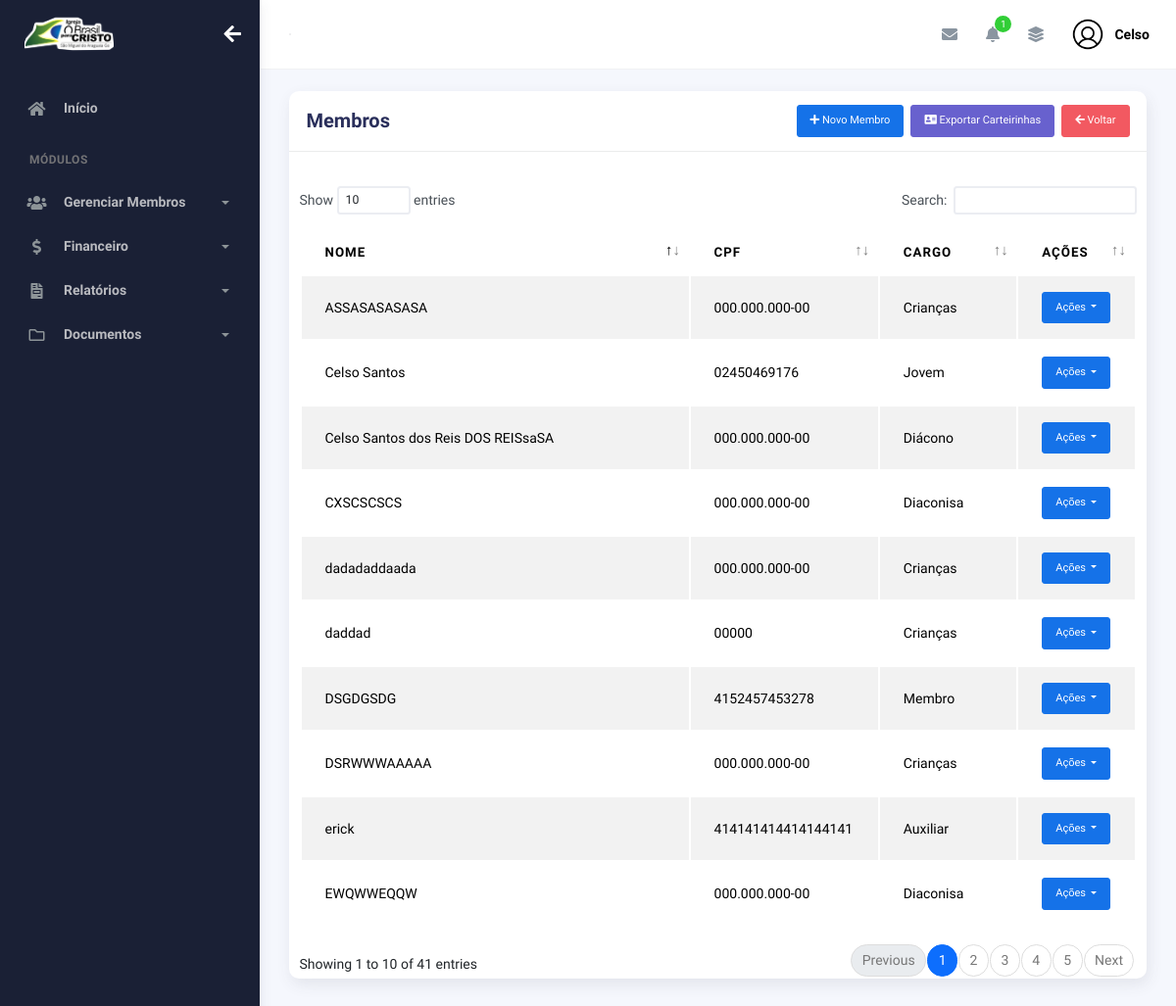
Page /index/membros/ (signed in) on the committed database.
### plataformaigreja/models.py (models this page shows, shortened)
class Membros(models.Model):
    choices_sexo = (('F', 'Feminino'),
                    ('M', 'Masculino'))
    choices_cargo = (('A', 'Auxiliar'),
                     ('C', 'Congregado'),
                     ('Cr', 'Crianças'),
                     ('Da', 'Diaconisa'),
                     ('D', 'Diácono'),
                     ('E', 'Evangelista'),
                     ('J', 'Jovem'),
                     ('Mb', 'Membro'),
                     ('Mi', 'Missionário(a)'),
                     ('Pr', 'Pastor'),
                     ('P', 'Presbítero'))
    nome = models.CharField(max_length=50)
    sexo = models.CharField(max_length=1, choices=choices_sexo)
    cpf = models.CharField(max_length=20, blank=True, null=True)
    email = models.EmailField(blank=True, null=True)
    telefone = models.CharField(max_length=19, blank=True, null=True)
    endereco = models.CharField(max_length=100, blank=True, null=True)
    foto = models.ImageField(upload_to="img_membros", null=True, blank=True)
    data_nascimento = models.DateField(null=True, blank=True)
    data_batismo = models.DateField(null=True, blank=True)
    cargo = models.CharField(max_length=2, choices=choices_cargo)
    pastor = models.ForeignKey(
        User,
        on_delete=models.CASCADE
    )
    nome_igreja = models.ForeignKey('igreja.Igreja', on_delete=models.CASCADE, null=True, blank=True)
    ativo = models.BooleanField(default=True)

### plataformaigreja/views.py (the view, shortened to what this page needs)
# urls.py: path('membros/', views.membros, name='membros'),
@login_required(login_url='/usuarios/login')
def membros(request):
    if request.method == "GET":
        membros = Membros.objects.filter(pastor=request.user, ativo=True)
        total_membros = membros.count()  # Conta os membros daquele pastor
        return render(request, 'membros.html', {
            'membros': membros,
            'total_membros': total_membros,
        })

### igreja/context_processors.py (called while the page is built)
def logo_igreja(request):
    if request.user.is_authenticated:
        igreja = Igreja.objects.filter(pastor=request.user).first()
        return {"logo_igreja": igreja.logo.url if igreja and igreja.logo else None}
    return {"logo_igreja": None}

### plataformaigreja/context_processors.py (called while the page is built)
def total_membros_context(request):
    if request.user.is_authenticated:
        total_membros = Membros.objects.filter(pastor=request.user, ativo=True).count()
    else:
        total_membros = 0
    return {
        'total_membros': total_membros
    }

def total_membros_transferidos(request):
    if request.user.is_authenticated:
        total_membros_transf = Membros.objects.filter(pastor=request.user, ativo=False).count()
    else:
        total_membros_transf = 0
    return {
        'total_membros_transf': total_membros_transf
    }

### plataformaigreja/templates/membros.html (shortened to what this page needs)
{% extends "bases/base_plataformaigreja.html" %}
{% load static %}
{% block 'conteudo' %}
<div class="row">
  <div class="col-md-12">
    <div class="card">
      <div class="card-header">
        <div class="d-flex align-items-center">
          <h4 class="card-title">Membros</h4>
          <button class="btn btn-primary ms-auto btn-sm" data-bs-toggle="modal"
            data-bs-target="#addRowModal"><i class="fa fa-plus"></i>
            Novo Membro
          </button>
          <a href="{% url 'selecionar_carteirinhas' %}" class="btn btn-secondary ms-2 btn-sm"><i class="fas fa-address-card"></i> Exportar Carteirinhas</a>
          <a href="{% url 'controle_membros' %}" class="btn btn-danger ms-2 btn-sm"><i class="fas fa-arrow-left"></i> Voltar</a>
        </div>
      </div>
      <div class="card-body">
      </div>
        <div class="table-responsive">
          <table id="add-row" class="display table table-striped table-hover">
            <thead>
              <tr>
                <th>Nome</th>
                <th>CPF</th>
                <th>CARGO</th>
                <th style="width: 10%">Ações</th>
              </tr>
            </thead>
            <tbody>
              {% for membro in membros %}
                <tr>
                  <td>{{membro.nome}}</td>
                  <td>{{membro.cpf | default:"000.000.000-00"}}</td>
                  <td>
                    {% if membro.cargo == "Mb" %}
                      Membro
                    {% elif membro.cargo == "A" %}
                      Auxiliar
                    {% elif membro.cargo == "C" %}
                      Congregado
                    {% elif membro.cargo == "Cr" %}
                      Crianças
                    {% elif membro.cargo == "Da" %}
                      Diaconisa
                    {% elif membro.cargo == "D" %}
                      Diácono
                    {% elif membro.cargo == "E" %}
                      Evangelista
                    {% elif membro.cargo == "J" %}
                      Jovem
                    {% elif membro.cargo == "Mi" %}
                      Missionário(a)
                    {% elif membro.cargo == "Pr" %}
                      Pastor
                    {% elif membro.cargo == "P" %}
                      Presbítero
                    {% endif %}
                  </td>
                  <td>
                    <button id="btnGroupDrop1" type="button" class="btn btn-primary btn-sm dropdown-toggle" data-bs-toggle="dropdown" aria-expanded="false">
                      Ações
                    </button>
                  </td>
                </tr>
              {% endfor %}
            </tbody>
          </table>
        </div>
      </div>
    </div>
  </div>
</div>
</div>
{% endblock %}

### templates/bases/base.html (shortened to what this page needs)
{% load static %}
<!DOCTYPE html>
<html lang="pt-BR">
  <head>
    <link href="{% static 'geral/assets/css/bootstrap.min.css' %}" rel="stylesheet">
    <link href="{% static 'geral/assets/css/plugins.min.css' %}" rel="stylesheet">
    <link href="{% static 'geral/assets/css/kaiadmin.min.css' %}" rel="stylesheet">
    <link href="{% static 'geral/assets/css/demo.css' %}" rel="stylesheet">
  </head>
  <body>
    <div class="wrapper">
      {% if user.is_authenticated %}
        <div class="sidebar" data-background-color="dark">
          <div class="sidebar-logo">
            <div class="logo-header" data-background-color="dark">
              <a href="{% url 'dashboard_igreja' %}" class="logo">
              {% if logo_igreja %}
                  <img src="{{ logo_igreja }}" alt="Logo da Igreja" class="navbar-brand" height="50"/>
              {% else %}
                  <p>Nenhuma logo cadastrada.</p>
              {% endif %}
              </a>
              <div class="nav-toggle">
                <button class="btn btn-toggle toggle-sidebar">
                  <i class="fas fa-arrow-left"></i>
                </button>
              </div>
            </div>
          </div>
          <div class="sidebar-wrapper scrollbar scrollbar-inner">
            <div class="sidebar-content">
              <ul class="nav nav-secondary">
                <li class="nav-item">
                  <a
                    href="{% url 'dashboard_igreja' %}"
                    aria-expanded="false"
                  >
                    <i class="fas fa-home"></i>
                    <p>Início</p>
                  </a>
                </li>
                <li class="nav-section">
                  <h4 class="text-section">Módulos</h4>
                </li>
                <li class="nav-item">
                  <a data-bs-toggle="collapse" href="#base">
                    <i class="fas fa-users"></i>
                    <p>Gerenciar Membros</p>
                    <span class="caret"></span>
                  </a>
                </li>
                <li class="nav-item">
                  <a data-bs-toggle="collapse" href="#sidebarLayouts">
                    <i class="fas fa-dollar-sign"></i>
                    <p>Financeiro</p>
                    <span class="caret"></span>
                  </a>
                </li>
                <li class="nav-item">
                  <a data-bs-toggle="collapse" href="#sidebarRelatorios">
                    <i class="fas fa-file-invoice"></i>
                    <p>Relatórios</p>
                    <span class="caret"></span>
                  </a>
                </li>
                <li class="nav-item">
                  <a data-bs-toggle="collapse" href="#sidebarDocumentos">
                    <i class="far fa-folder"></i>
                    <p>Documentos</p>
                    <span class="caret"></span>
                  </a>
                </li>
              </ul>
            </div>
          </div>
        </div>
        <div class="main-panel">
          <div class="main-header">
            <nav
              class="navbar navbar-header navbar-header-transparent navbar-expand-lg border-bottom"
            >
              <div class="container-fluid">
                <nav
                  class="navbar navbar-header-left navbar-expand-lg navbar-form nav-search p-0 d-none d-lg-flex"
                >
                  <div class="input-group">
                </nav>
                <ul class="navbar-nav topbar-nav ms-md-auto align-items-center">
                  <li class="nav-item topbar-icon dropdown hidden-caret">
                    <a
                      class="nav-link dropdown-toggle"
                      href="#"
                      id="messageDropdown"
                      role="button"
                      data-bs-toggle="dropdown"
                      aria-haspopup="true"
                      aria-expanded="false"
                    >
                      <i class="fa fa-envelope"></i>
                    </a>
                  </li>
                  <li class="nav-item topbar-icon dropdown hidden-caret">
                    <a
                      class="nav-link dropdown-toggle"
                      href="#"
                      id="notifDropdown"
                      role="button"
                      data-bs-toggle="dropdown"
                      aria-haspopup="true"
                      aria-expanded="false"
                    >
                      <i class="fa fa-bell"></i>
                      <span class="notification">1</span>
                    </a>
                  </li>
                  <li class="nav-item topbar-icon dropdown hidden-caret">
                    <a
                      class="nav-link"
                      data-bs-toggle="dropdown"
                      href="#"
                      aria-expanded="false"
                    >
                      <i class="fas fa-layer-group"></i>
                    </a>
                  </li>
                  <li class="nav-item topbar-user dropdown hidden-caret">
                    <a
                      class="dropdown-toggle profile-pic"
                      data-bs-toggle="dropdown"
                      href="#"
                      aria-expanded="false"
                    >
                      <div class="avatar-sm">
                        <img
                          src="{% static 'geral/assets/img/profile.png'%}"
                          alt="..."
                          class="avatar-img rounded-circle"
                        />
                      </div>
                      <span class="profile-username">
                        <span class="fw-bold">{{ user.first_name }}</span>
                      </span>
                    </a>
                  </li>
                </ul>
              </div>
            </nav>
          </div>
          <div class="container">
            <div class="page-inner">
            {% block 'conteudo' %}
            {% endblock %}
            </div>
          </div>
    {% endif %}
  </body>
</html>

### rows in the picture
Membros: nome "Celso Santos", cpf "02450469176", cargo "Jovem"
Membros: nome "dadadaddaada", cpf "000.000.000-00", cargo "Crianças"
Membros: nome "DSGDGSDG", cpf "4152457453278", cargo "Membro"
Membros: nome "EWQWWEQQW", cpf "000.000.000-00", cargo "Diaconisa"
Membros: nome "DSRWWWAAAAA", cpf "000.000.000-00", cargo "Crianças"
Membros: nome "ASSASASASASA", cpf "000.000.000-00", cargo "Crianças"
Membros: nome "CXSCSCSCS", cpf "000.000.000-00", cargo "Diaconisa"
Membros: nome "daddad", cpf "00000", cargo "Crianças"
Membros: nome "erick", cpf "414141414414144141", cargo "Auxiliar"
Membros: nome "Celso Santos dos Reis DOS REISsaSA", cpf "000.000.000-00", cargo "Diácono"

### other values in the picture
{{ user.first_name }} "Celso"
